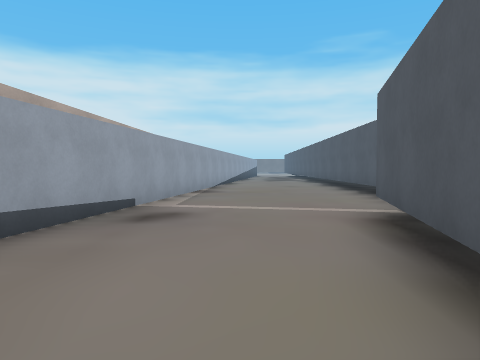
[1] (above)

18 first-person views from a walk through a 3-D level made in the Godot game engine. The camera is 1.3 m above the floor, tilts 2° down and sees 70° across. The floor is counted in squares, 2 m on a side. Each view is taken from the middle of a square. On the plan, view 1 faces up. The plan holds only what a view shows up to about 10 squares ahead; the rest is blank. The place goes on beyond the plan. Some surface patterns are stand-ins.

[2]
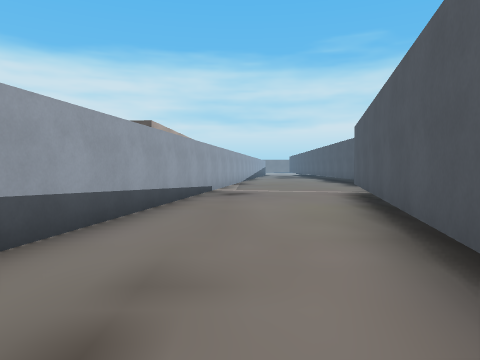

[3]
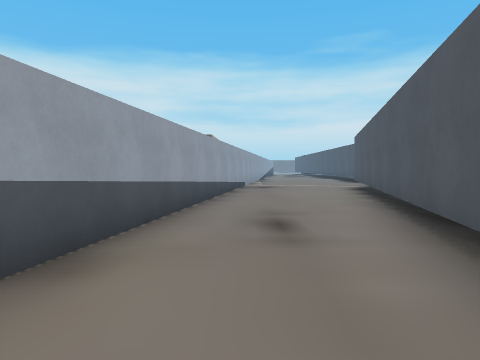

[4]
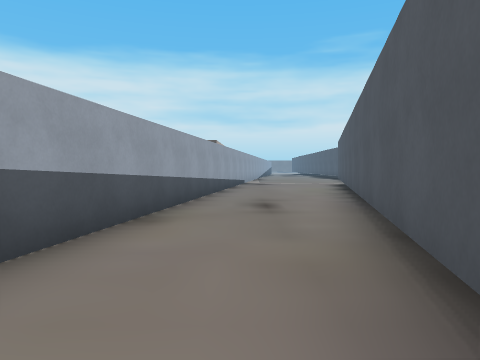

[5]
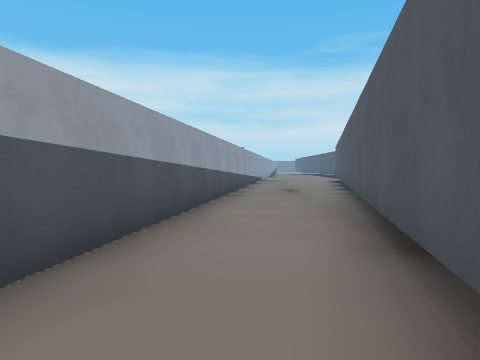

[6]
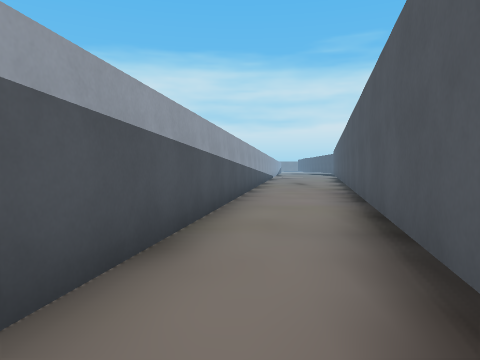

[7]
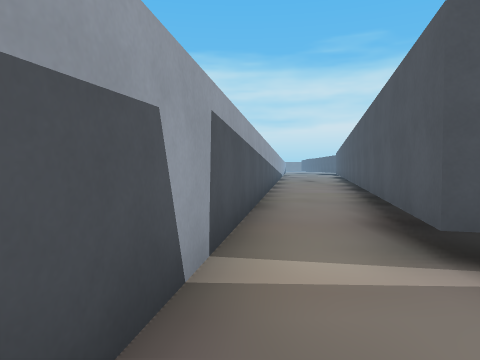

[8]
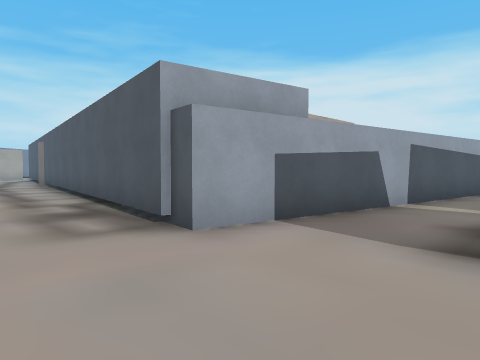

[9]
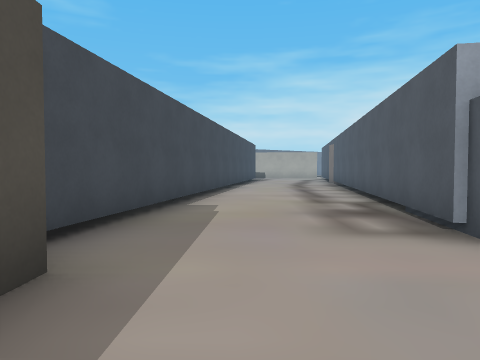

[10]
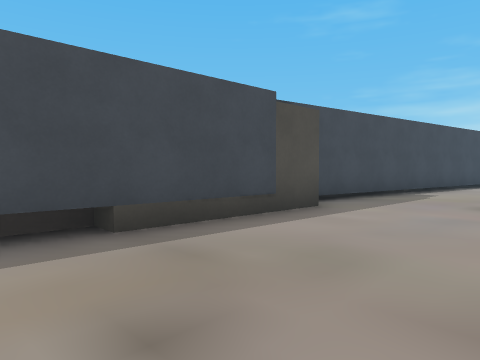

[11]
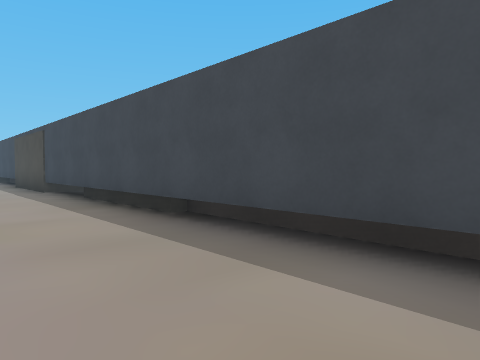

[12]
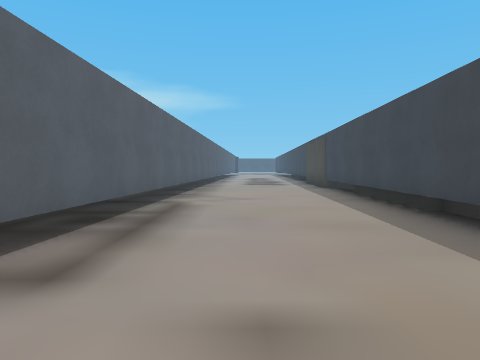

[13]
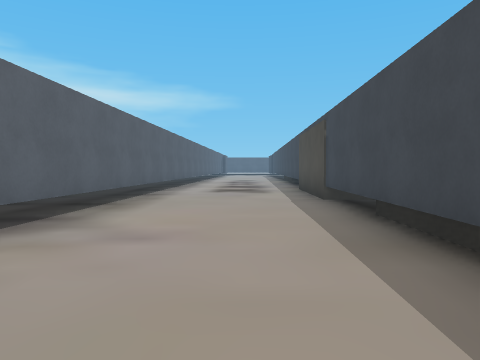

[14]
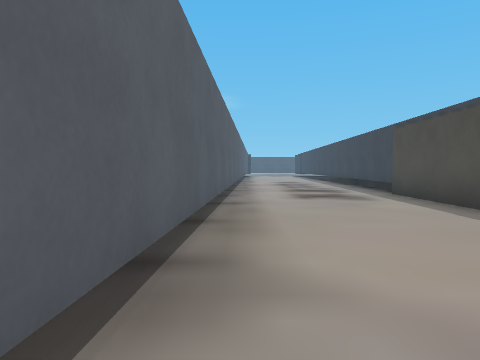

[15]
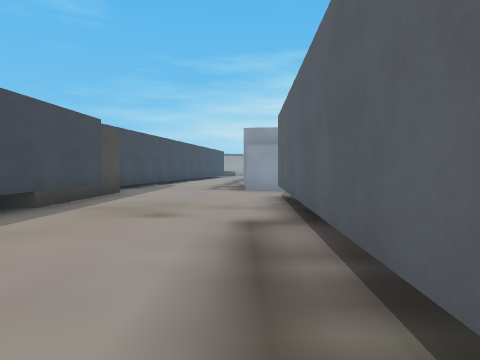

[16]
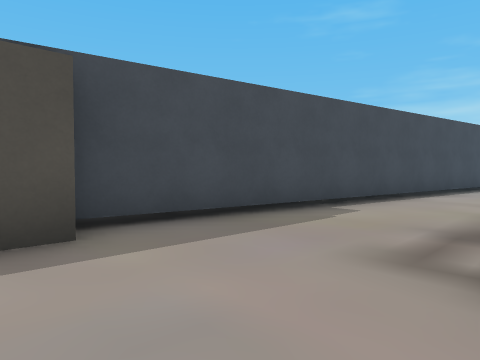

[17]
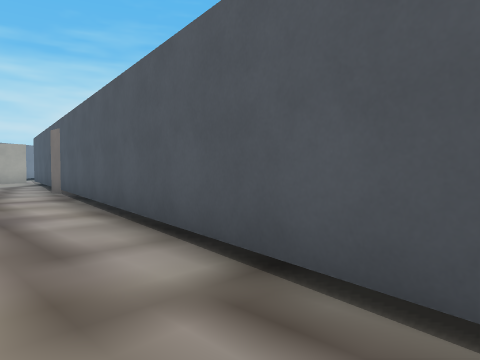

[18]
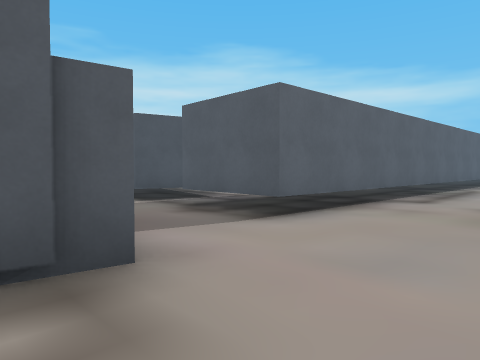

### Floor plan
Points are (right, up) in squares from view 1. A wall is a line through its corners. A room is listed if a view was taken in it or the views show most of it. See-through windows are left out.
Room 1 (views 1, 2, 3, 4)
walls: (3.1, 7.7) (3.2, 10); (-1.2, 9.7) (-4.2, -10.5); (-1.2, 10) (-1.3, 9.5); (-2, -10.7) (2, 5.1)
ways out: opening at (-3, -10) to room 2
Room 2 (views 5, 6)
walls: (-4.2, -10.5) (-5.2, -17.3); (-3.7, -17.7) (-2, -10.7)
ways out: opening at (-3, -10) to room 1; opening at (-4, -18) to room 3
Room 3 (views 7, 8, 9, 10, 11, 12, 13, 14, 15, 16, 17, 18)
walls: (2.3, -25.5) (3.5, -25.5); (-3.5, -25.2) (-2.4, -25.3); (6.3, -25.6) (9.1, -25.8); (-2.6, -18) (-3.7, -17.7); (-5.2, -17.3) (-5.9, -22) (-13.4, -20.7); (12.3, -21.8) (-3.4, -21.2) (-3.3, -18.9); (-15.6, -24.1) (-5.4, -25.7)
ways out: opening at (-4, -18) to room 2
objects: other object (-1, -26) to (2, -26); block (4, -26) to (6, -26); block (9, -27) to (12, -26)

Positions as (right, up) in squares from view 1, and headings:
1: (0, 0), facing up
2: (-1, -4), facing up
3: (-2, -7), facing up
4: (-2, -9), facing up
5: (-3, -13), facing up
6: (-4, -17), facing up
7: (-5, -20), facing up
8: (-3, -24), facing up-left
9: (-3, -24), facing left
10: (0, -22), facing down-left
11: (-1, -23), facing down-right
12: (-2, -23), facing right
13: (2, -24), facing right
14: (4, -22), facing right
15: (4, -22), facing left
16: (-4, -22), facing down-left
17: (-8, -23), facing up-left
18: (-7, -24), facing up-right
